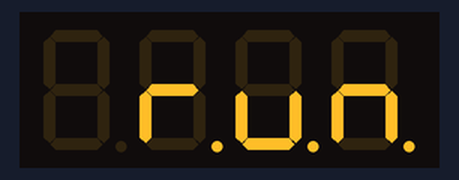
This sketch was run on a simulated Arduino Uno, built with avr-gcc and run on an emulated ATmega328P. Shown: 4-digit seven-segment display. Wiring (inferred from the names in the program): 4-digit 7-segment display, segments lit when LOW: segments pin 9, pin 2, pin 3, pin 5, pin 6, pin 8, pin 7, pin 4; digit selects pin 10, pin 11, pin 12, pin 13. The segment pins are drawn as the display they are named for.

Above: at 0.1 s.
At 4.0 s:
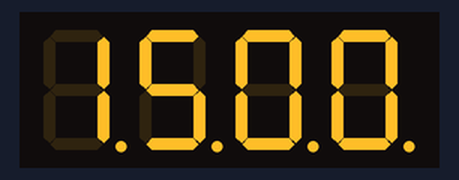
At 9.1 s:
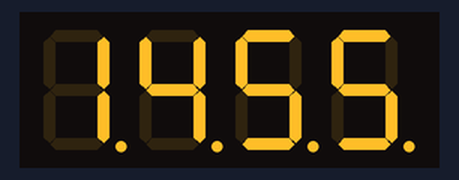
At 14.0 s:
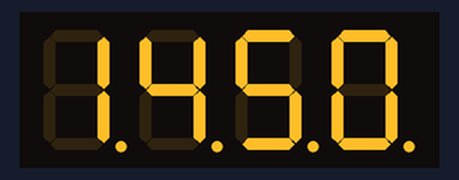
At 21.1 s:
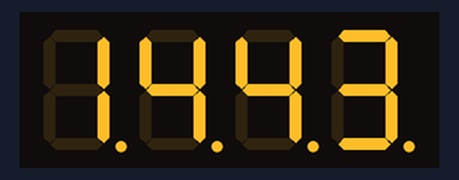
At 39.1 s:
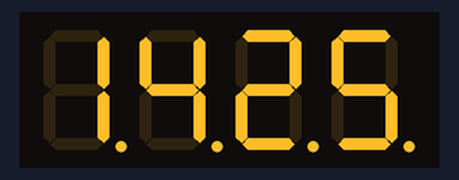

The sketch:

pomodoro.ino
```cpp
//ABCDEFG,dp
// Variables for specific numbers/letters
const int numeral[10] = {
  B11111100, //0
  B01100000, //1
  B11011010, //2
  B11110010, //3
  B01100110, //4
  B10110110, //5
  B00111110, //6
  B11100000, //7
  B11111110, //8
  B11100110, //9
};
const int done[4] = {
  B01111010, // d
  B00111010, // o
  B00101010, // n
  B10011110, // e
};
const int go[3] = {
  B00001010, // r
  B00111000, // u
  B00101010, // n
};

const int clear_ = B00000000;

//pins for decimal point and each segment
//dp, G, F, E, D, C, B, A
const int segmentPins[] = { 4, 7, 8, 6, 5, 3, 2, 9};
const int numberofDigits = 4;
const int digitPins[numberofDigits] = { 10, 11, 12, 13}; //digits 1, 2, 3, 4

// Set up Segment pins as digital in/out
void setup() {
  for (int i = 0; i < 8; i++)
    pinMode(segmentPins[i], OUTPUT); //set segment and DP pins to output

  //sets the digit pins as outputs
  for (int i = 0; i < numberofDigits; i++)
    pinMode(digitPins[i], OUTPUT);
}

// Convert seconds to MMSS integer
int secs_to_mmss(int secs) {
  int mins = (secs - (secs % 60)) / 60;
  secs = secs % 60;
  int disp = mins * 100 + secs;
  return disp;
}

// Global Variables
int value = 5;
int diff = -1;
unsigned long startTime = millis();
int mode = 1; // work = 0, rest = 1
const int MODE_0_VAL = 900;
const int MODE_1_VAL = 300;
const int loop_delay = 2;
const int loop_count_go = 5;
const int loop_count_done = 10;
const int blink_count_go = 20;
const int blink_count_done = 5;

// Pomodoro Loop
void loop() {
  if (diff < 0) {
    diff = 0;
    if (mode == 1) {
      goAlert();
      mode = 0;
      value = MODE_0_VAL;
      startTime = millis();
    } else if (mode == 0) {
      doneAlert();
      mode = 1;
      value = MODE_1_VAL;
      startTime = millis();
    }
  }
  unsigned long curr_time = millis();
  diff = value - int((curr_time - startTime) / 1000);
  showNumber(secs_to_mmss(diff));
  delay(5);
}

// Show number (Time)
void showNumber (int number)
{
  if (number == 0) showDigit (0, numberofDigits - 1); //display 0 in the rightmost digit
  else {
    for (int digit = numberofDigits - 1; digit >= 0; digit--) {
      if (number > 0) {
        showSingleNumber(number % 10, digit);
        number = number / 10;
      }
    }
  }
}

// Alert at end of each cycle
void goAlert() {
  for (int i = 0; i < blink_count_go; i++) {
    for (int i = 0; i < loop_count_go; i++) {
      showGo();
      delay(loop_delay);
    }
    for (int i = 0; i < loop_count_go; i++) {
      clear_7();
      delay(loop_delay);
    }
  }
}

void doneAlert() {
  for (int i = 0; i < blink_count_done; i++) {
    for (int i = 0; i < loop_count_done; i++) {
      showDone();
      delay(loop_delay);
    }
    for (int i = 0; i < loop_count_done; i++) {
      clear_7();
      delay(loop_delay);
    }
  }
}


// Show + Clear
void showDone () {
  for (int i = 0; i < 4; i ++)
    showDoneLetter(i, i);
}

void showGo () {
  for (int i = 0; i < 3; i ++)
    showGoLetter(i, i+1);
}

void clear_7 () {
  for (int i = 0; i < 4; i++)
    clearDigit(i);
}

void clearDigit(int digit) {
  showDigit(clear_, digit);
}


// Show Letters and Numbers
void showGoLetter (int letter, int digit) {
  showDigit(go[letter], digit);
}

void showDoneLetter (int letter, int digit) {
  showDigit(done[letter], digit);
}

void showSingleNumber (int number, int digit) {
  showDigit(numeral[number], digit);
}

// Show Digit Pins Base
void showDigit(int number, int digit)
{
  digitalWrite(digitPins[digit], HIGH);
  for (int segment = 1; segment < 8; segment++)
  {
    boolean isBitSet = bitRead(number, segment);
    isBitSet = ! isBitSet; //remove this line if common cathode display
    digitalWrite(segmentPins[segment], isBitSet);
  }
  delay(5);
  digitalWrite(digitPins[digit], LOW);
}
```

Measured:
- what the display in image 1 shows lasts 1.0 s, from 4.0 s to 5.0 s
